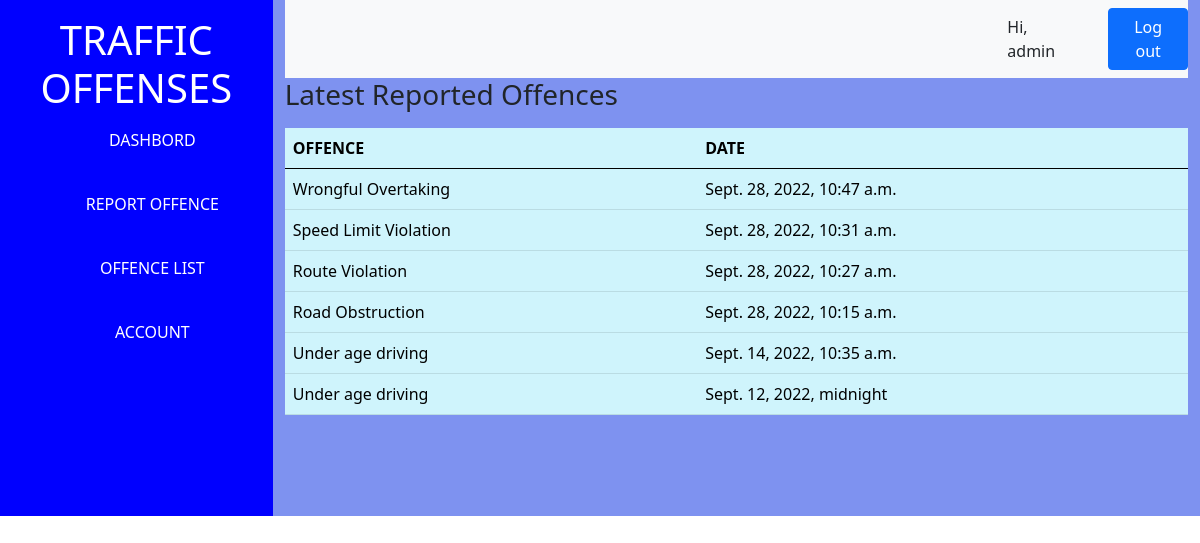
Screenshot of /recentlist/ (signed in) with the database file from the repository.
### PenaltyManager/models.py (models this page shows, shortened)
class Penalty(models.Model):
    penalty_id = models.CharField(max_length = 50, unique=True)
    driver_name = models.CharField(max_length=50, blank=True, null=True)
    points = models.IntegerField(blank=True, null=True)
    offence = models.CharField(max_length = 10, choices=OFFENCE_CHOICES, default='SELECT')
    category = models.IntegerField(blank=True, null=True)
    date = models.DateTimeField(default = timezone.now)
    address = models.TextField(blank=True)
    officer_name = models.ForeignKey(Officer, on_delete=models.CASCADE)
    gender = models.CharField(max_length=1,choices=GENDER_CHOICES,
        default='M',)
    vehicle_plate = models.CharField(max_length=20, blank=True, null=True)
    driver_license = models.CharField(max_length=50, blank=True, null=True)

### PenaltyManager/views.py (the view)
# urls.py: path('recentlist/', RecentListView.as_view(), name="recentlist")
class RecentListView(ListView):
    model = Penalty
    queryset = Penalty.objects.order_by('-date')[:10]
    template_name = 'PenaltyManager/recentlist.html'  # Specify your own template name/location

### PenaltyManager/templates/PenaltyManager/recentlist.html (shortened to what this page needs)
{% load static %}
<!DOCTYPE html>
<html lang="en">
<head>
    <link rel="stylesheet" href="{% static 'css/bootstrap.min.css' %}">
    <link rel="stylesheet" href="{% static 'css/offencelist.css' %}">
</head>
<body>
    {% block content %}
        <div class="main container-fluid">
            <div class="left">
                <h1 class="h1 text-center pt-3 ">TRAFFIC OFFENSES</h1>
                <ul class="text-center mt-2">
                    <li><a href="{% url 'PenaltyManager:recentlist' %}">DASHBORD</a></li><br>
                    <li><a href="{% url 'PenaltyManager:dashboard' %}">REPORT OFFENCE</a></li><br>
                    <li><a href="{% url 'PenaltyManager:offencelist' %}">OFFENCE LIST</a></li><br>
                    <li><a href="{% url 'PenaltyManager:dashboard' %}">ACCOUNT</a></li><br>
                </ul>
            </div>
            <div class="right container">
                <nav class="navbar navbar-expand-sm navbar-light bg-light">
                    <span class="bb">Hi, {{ user.username }}</span>
                    <a href="{% url 'PenaltyManager:logout' %}"><button class="btn btn-primary" type="submit">Log out</button></a>
                </nav>
                <h3>Latest Reported Offences</h3>
                {% if object_list %}
                    <table class="table table-info mt-3">
                        <thead>
                            <tr>
                                <th scope="col">OFFENCE</th>
                                <th scope="col">DATE</th>
                            </tr>
                        </thead>
                        <tbody>
                            {% for item in object_list %}
                                <tr>
                                    <td>{{item.offence}}</td>
                                    <td>{{item.date}}</td>
                                </tr>
                            {% endfor %}
                        </tbody>
                    </table>
                {% else %}
                    <p class='bar'>No offence recorded</p>
                {% endif %}
            </div>
        </div>
    {% endblock %}
</body>
</html>

### PenaltyManager/static/css/offencelist.css (style rules this page uses)
.main { display: flex; margin: 0%; padding: 0%; border: 0%; width: 100%; background-color: blue; }
ul { list-style: none; }
nav { display: flex; align-items: center; justify-content: space-between; padding-top: 40px; padding-left: 80%; }
.bb { margin-right: 2em; }
a { text-decoration: none; color: white; }
li { margin-top: 1em; }
.right { height: 100%; background-color: rgba(163, 189, 236, 0.774); padding-bottom: 85px; width: 100%; }
.h1 { color: white; }

### rows the page displays
Penalty: offence "Wrongful Overtaking", date "Sept. 28, 2022, 10:47 a.m."
Penalty: offence "Speed Limit Violation", date "Sept. 28, 2022, 10:31 a.m."
Penalty: offence "Route Violation", date "Sept. 28, 2022, 10:27 a.m."
Penalty: offence "Road Obstruction", date "Sept. 28, 2022, 10:15 a.m."
Penalty: offence "Under age driving", date "Sept. 14, 2022, 10:35 a.m."
Penalty: offence "Under age driving", date "Sept. 12, 2022, midnight"

### other values shown
{{ user.username }} "admin"
